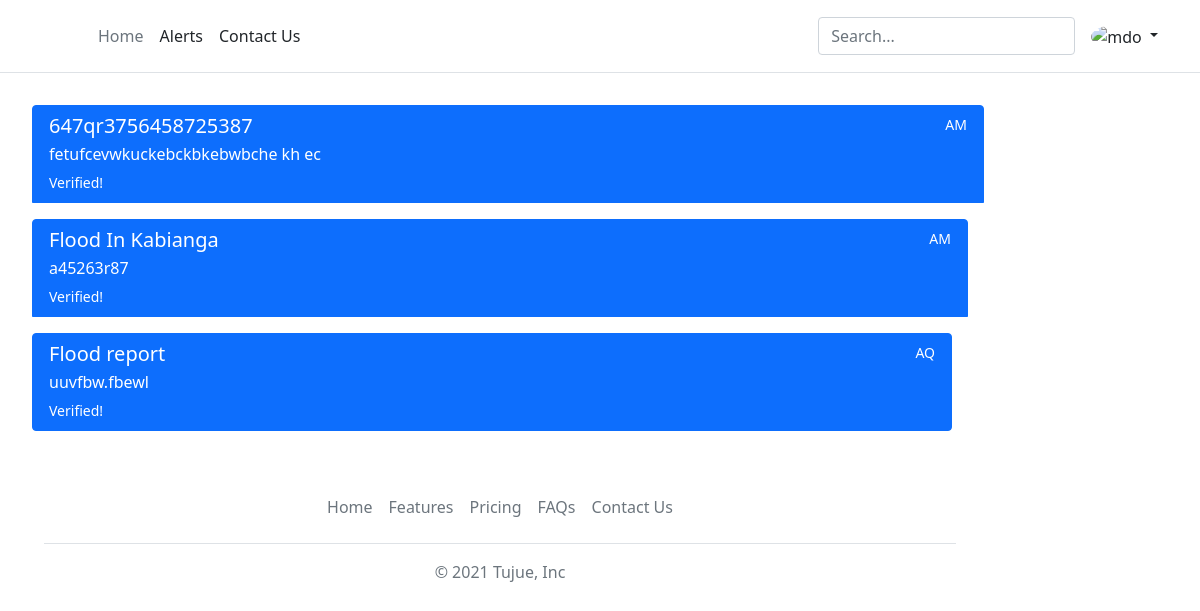
/v1/disaster/alerts/, run on an earlier commit of the app's database.
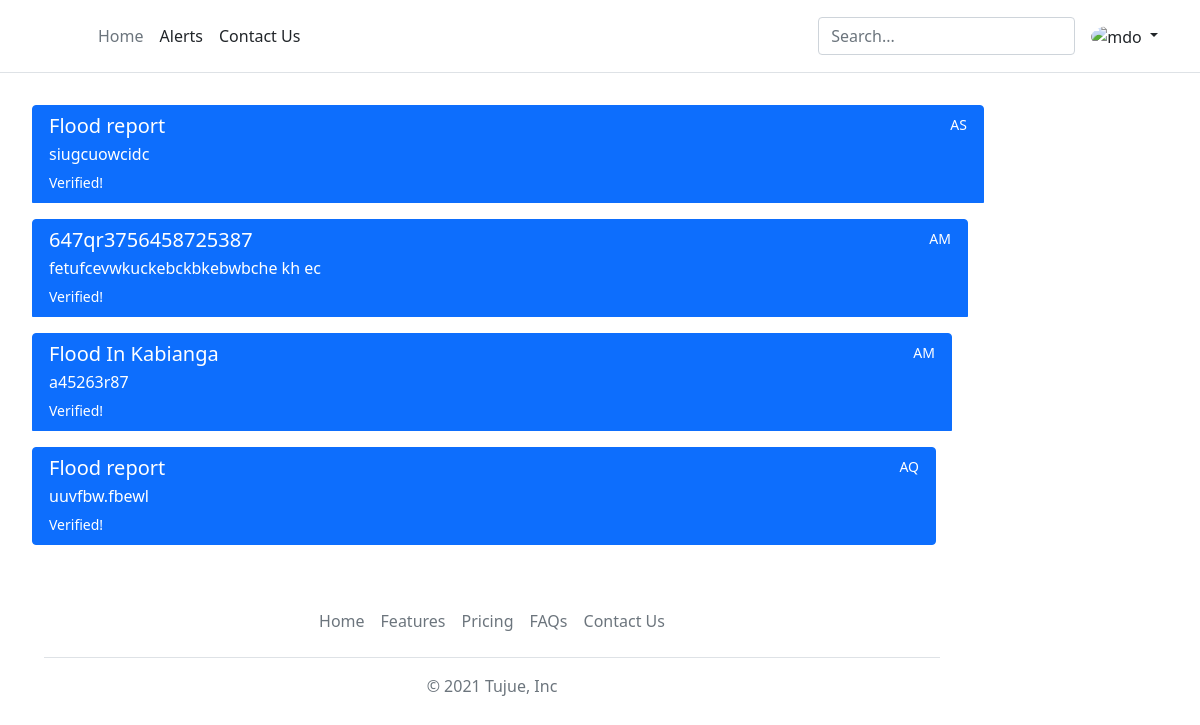
And on a later commit of the database.
### disaster/models.py (models this page shows, shortened)
class DisasterReport(models.Model):
    reportID=models.UUIDField(primary_key=True,default=uuid.uuid4,editable=False)
    reportSubject=models.CharField('Report Title',max_length=20,help_text='What are you reporting about?',default='')
    disasterChoices=(
        ('F','Flood'),
        ('E','EarthQuake'),
        ('L','Land slide'),
        ('W','Wild/Forest Fires')
    )
    disasterName=models.CharField(
        'Disaster Name',
        max_length=20,
        choices=disasterChoices
        )
    dateCreated=models.DateTimeField('Date',auto_now=False,auto_now_add=True)#will automatically enter the current date and can't be edited
    costOfDamages=models.DecimalField('Damage Cost',max_digits=20,decimal_places=0)
    country=models.CharField('Country',max_length=20,choices=countryList)
    description=models.TextField('Description')
    casualties=models.IntegerField('Casualties')
    validated=models.BooleanField(default=False)
    """"def get_absolute_url(self):
        #Returns the url to access a detail record for a specific disaster report.
        return reverse('alerts', args=[str(self.reportID)])"""
    '''So the order of occurrence will be reversed and the newest record will appear first because of the (-)'''
    class Meta:
        ordering=['-dateCreated','disasterName']

### disaster/views.py (the view)
# urls.py: path('alerts/',views.DisasterListView.as_view()),
class DisasterListView(generic.ListView):
    model=DisasterReport
    context_object_name='disasterreport_list'#is the name of the list
    template_name='disaster/index.html'#is the target html file that will have the alerts
    def get_queryset(self):
        return DisasterReport.objects.filter(validated=True)[:5]#will print a maximum of five

### disaster/templates/disaster/disasterreport_list.html
{% extends "base_generic.html" %}
{% block content %}
    {% if disasterreport_list %}
    <ul>
      {% for alert in disasterreport_list %}
        <div class="list-group">
          <a href="#" class="list-group-item list-group-item-action flex-column align-items-start active">
            <div class="d-flex w-100 justify-content-between">
              <h5 class="mb-1">{{ alert.reportSubject }}</h5>
              <small>{{ alert.country }}</small>
            </div>
            <p class="mb-1">{{ alert.description }}</p>
            <small>Verified!</small>
          </a>
      {% endfor %}
    {% else %}
    <p> No floods predicted yet</p>
    {% endif %}
{% endblock %}

### disaster/templates/base_generic.html (shortened to what this page needs)
<!DOCTYPE html>
<html lang="en">
    <header class="p-3 mb-3 border-bottom">
        {% load static %}
        <link rel="stylesheet" href="{% static 'css/styles.css'%}">
        <link href="https://cdn.jsdelivr.net/npm/bootstrap@5.1.3/dist/css/bootstrap.min.css" rel="stylesheet">
        <div class="container">
          <div class="d-flex flex-wrap align-items-center justify-content-center justify-content-lg-start">
            <a href="/" class="d-flex align-items-center mb-2 mb-lg-0 text-dark text-decoration-none">
              <svg class="bi me-2" width="40" height="32" role="img" aria-label="Bootstrap"><use xlink:href="#bootstrap"></use></svg>
            </a>
            <ul class="nav col-12 col-lg-auto me-lg-auto mb-2 justify-content-center mb-md-0">
              <li><a href="{% url 'index' %}" class="nav-link px-2 link-secondary">Home</a></li>
              <li><a href="" class="nav-link px-2 link-dark">Alerts</a></li>
              <li><a href="#" class="nav-link px-2 link-dark">Contact Us</a></li>
            </ul>
            <form class="col-12 col-lg-auto mb-3 mb-lg-0 me-lg-3">
              <input type="search" class="form-control" placeholder="Search..." aria-label="Search">
            </form>
            <div class="dropdown text-end">
              <a href="#" class="d-block link-dark text-decoration-none dropdown-toggle" id="dropdownUser1" data-bs-toggle="dropdown" aria-expanded="false">
                <img src="https://github.com/mdo.png" alt="mdo" width="32" height="32" class="rounded-circle">
              </a>
            </div>
          </div>
        </div>
      </header>
      <body>
        <div class="col-sm-10 ">{% block content %}{% endblock%}</div>
        <div class="container">
            <footer class="py-3 my-4">
              <ul class="nav justify-content-center border-bottom pb-3 mb-3">
                <li class="nav-item"><a href="{% url 'index' %}" class="nav-link px-2 text-muted">Home</a></li>
                <li class="nav-item"><a href="#" class="nav-link px-2 text-muted">Features</a></li>
                <li class="nav-item"><a href="#" class="nav-link px-2 text-muted">Pricing</a></li>
                <li class="nav-item"><a href="#" class="nav-link px-2 text-muted">FAQs</a></li>
                <li class="nav-item"><a href="#" class="nav-link px-2 text-muted">Contact Us</a></li>
              </ul>
              <p class="text-center text-muted">© 2021 Tujue, Inc</p>
            </footer>
        </div>
      </body>
</html>

### disaster/static/css/styles.css (style rules this page uses)
.py-3 { padding-top: 1 rem !important; padding-bottom: 1 rem !important; }
.container, .container-fluid, .container-lg, .container-md, .container-sm, .container-xl, .container-xxl { width: 100%; padding-right: var(--bs-gutter-x,.75rem); padding-left: var(--bs-gutter-x,.75rem); margin-right: auto; margin-left: auto; }
.p-3 { padding: 1 rem !important; }
.list-group { padding: 16px; }

What changed in the data, as far as the page shows it:
added DisasterReport: reportSubject "Flood report", country "AS", description "siugcuowcidc"
